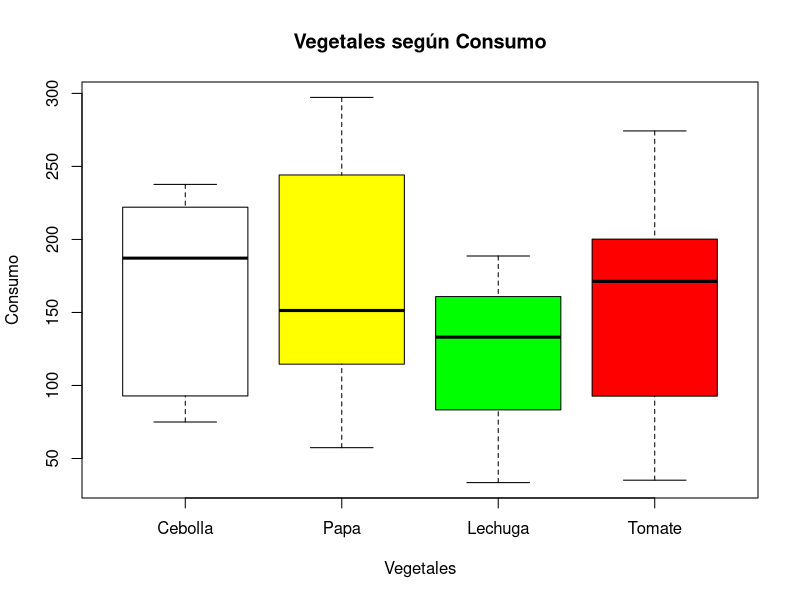
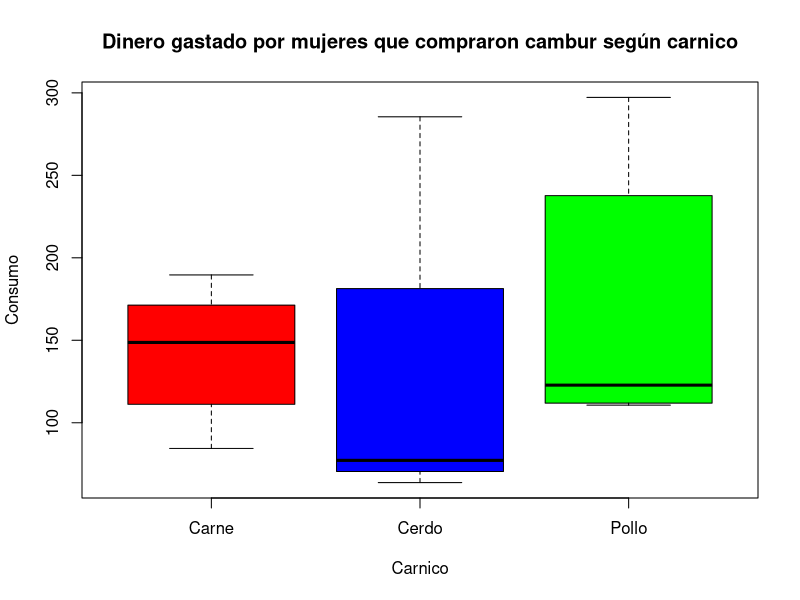

Write the R code that produced these figures, in order.
# Laboratorio 1
# Alumnos: Arturo Yepez 15-11551, Antonella Requena 15-11196

# LECTURA DE DATOS
# Lectura de Tabla
mercado = read.table("Mercado.txt", header = T)

# Se extraen las secciones de interes de la tabla
genero = as.vector(mercado$Sexo)
carnico = as.vector(mercado$Carnico)
edad = as.vector(mercado$Edad)
fruta = as.vector(mercado$Fruta)
consumo = as.vector(mercado$Consumo)
vegetales = as.vector(mercado$Vegetales)

# PREGUNTA 1

consumo_cebolla = consumo [vegetales == "Cebolla"]
consumo_papa = consumo [vegetales == "Papa"]
consumo_lechuga = consumo [vegetales == "Lechuga"]
consumo_tomate = consumo [vegetales == "Tomate"]

boxplot(consumo_cebolla, consumo_papa, consumo_lechuga, consumo_tomate,
        
        main = "Vegetales según Consumo",
        ylab = "Consumo",
        xlab = "Vegetales",
        
        names = c("Cebolla", "Papa", "Lechuga", "Tomate"),
        col = c("white", "yellow", "green", "red"))


# PREGUNTA 2

# Se filtran los datos según lo requerido (carnico y cambur como fruta)
F_consumo_carne = consumo [carnico == "Carne" & genero == "F" & fruta == "Cambur"]
# Vemos como se comportan los datos a nivel numerico
summary(F_consumo_carne)

# Se filtran los datos según lo requerido (carnico y cambur como fruta)
F_consumo_cerdo = consumo [carnico == "Cerdo" & genero == "F" & fruta == "Cambur"]
# Vemos como se comportan los datos a nivel numerico
summary(F_consumo_cerdo)

# Se filtran los datos según lo requerido (carnico y cambur como fruta)
F_consumo_pescado = consumo [carnico == "Pescado" & genero == "F" & fruta == "Cambur"]
# Vemos como se comportan los datos a nivel numerico
summary(F_consumo_pescado)

# Se filtran los datos según lo requerido (carnico y cambur como fruta)
F_consumo_pollo = consumo [carnico == "Pollo" & genero == "F" & fruta == "Cambur"]
# Vemos como se comportan los datos a nivel numerico
summary(F_consumo_pollo)

# Hacemos un boxplot triple para ver mejor como se comportan los datos
boxplot(F_consumo_carne, F_consumo_cerdo, F_consumo_pollo,
        
        main = "Dinero gastado por mujeres que compraron cambur según carnico",
        ylab = "Consumo",
        xlab = "Carnico",
        
        names = c("Carne", "Cerdo", "Pollo"),
        col = c("red", "blue", "green"))

# PREGUNTA 3

# Se filtran las variables para que quede una lista dado las comparaciones dadas
consumo_carne = carnico [genero == "M" & carnico == "Carne" & edad > 60]

# Se calcula la longitud del vector, que coincide con la cantidad buscada
cant_consumo_carne = length(consumo_carne)
